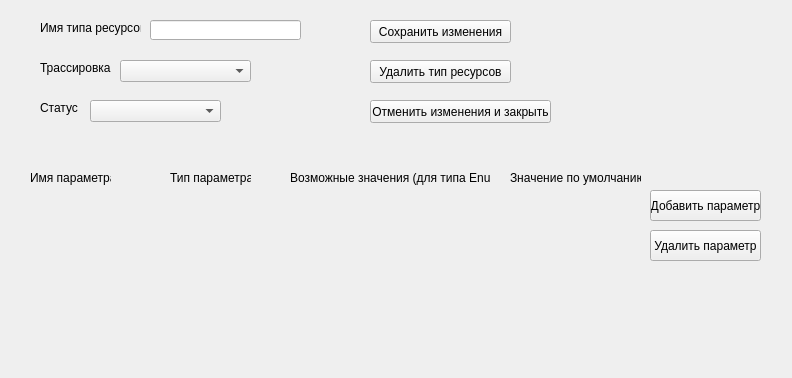
<?xml version="1.0" encoding="UTF-8"?>
<ui version="4.0">
 <class>FormEditTypeResource</class>
 <widget class="QWidget" name="FormEditTypeResource">
  <property name="geometry">
   <rect>
    <x>0</x>
    <y>0</y>
    <width>792</width>
    <height>378</height>
   </rect>
  </property>
  <property name="windowTitle">
   <string>Изменение типа ресурсов</string>
  </property>
  <widget class="QLabel" name="label">
   <property name="geometry">
    <rect>
     <x>40</x>
     <y>20</y>
     <width>101</width>
     <height>16</height>
    </rect>
   </property>
   <property name="text">
    <string>Имя типа ресурсов</string>
   </property>
  </widget>
  <widget class="QLabel" name="label_2">
   <property name="geometry">
    <rect>
     <x>40</x>
     <y>60</y>
     <width>71</width>
     <height>16</height>
    </rect>
   </property>
   <property name="text">
    <string>Трассировка</string>
   </property>
  </widget>
  <widget class="QLabel" name="label_3">
   <property name="geometry">
    <rect>
     <x>40</x>
     <y>100</y>
     <width>41</width>
     <height>16</height>
    </rect>
   </property>
   <property name="text">
    <string>Статус</string>
   </property>
  </widget>
  <widget class="QLineEdit" name="fldTypeName">
   <property name="geometry">
    <rect>
     <x>150</x>
     <y>20</y>
     <width>151</width>
     <height>20</height>
    </rect>
   </property>
  </widget>
  <widget class="QComboBox" name="cmbTrase">
   <property name="geometry">
    <rect>
     <x>120</x>
     <y>60</y>
     <width>131</width>
     <height>22</height>
    </rect>
   </property>
  </widget>
  <widget class="QComboBox" name="cmbTime">
   <property name="geometry">
    <rect>
     <x>90</x>
     <y>100</y>
     <width>131</width>
     <height>22</height>
    </rect>
   </property>
  </widget>
  <widget class="QPushButton" name="pushButton">
   <property name="geometry">
    <rect>
     <x>370</x>
     <y>20</y>
     <width>141</width>
     <height>23</height>
    </rect>
   </property>
   <property name="text">
    <string>Сохранить изменения</string>
   </property>
  </widget>
  <widget class="QPushButton" name="pushButton_2">
   <property name="geometry">
    <rect>
     <x>370</x>
     <y>60</y>
     <width>141</width>
     <height>23</height>
    </rect>
   </property>
   <property name="text">
    <string>Удалить тип ресурсов</string>
   </property>
  </widget>
  <widget class="QPushButton" name="pushButton_3">
   <property name="geometry">
    <rect>
     <x>370</x>
     <y>100</y>
     <width>181</width>
     <height>23</height>
    </rect>
   </property>
   <property name="text">
    <string>Отменить изменения и закрыть</string>
   </property>
  </widget>
  <widget class="QLabel" name="label_4">
   <property name="geometry">
    <rect>
     <x>30</x>
     <y>170</y>
     <width>81</width>
     <height>16</height>
    </rect>
   </property>
   <property name="text">
    <string>Имя параметра</string>
   </property>
  </widget>
  <widget class="QLabel" name="label_5">
   <property name="geometry">
    <rect>
     <x>170</x>
     <y>170</y>
     <width>81</width>
     <height>16</height>
    </rect>
   </property>
   <property name="text">
    <string>Тип параметра</string>
   </property>
  </widget>
  <widget class="QLabel" name="label_6">
   <property name="geometry">
    <rect>
     <x>290</x>
     <y>170</y>
     <width>201</width>
     <height>16</height>
    </rect>
   </property>
   <property name="text">
    <string>Возможные значения (для типа Enum)</string>
   </property>
  </widget>
  <widget class="QLabel" name="label_7">
   <property name="geometry">
    <rect>
     <x>510</x>
     <y>170</y>
     <width>131</width>
     <height>16</height>
    </rect>
   </property>
   <property name="text">
    <string>Значение по умолчанию</string>
   </property>
  </widget>
  <widget class="QPushButton" name="pushButton_4">
   <property name="geometry">
    <rect>
     <x>650</x>
     <y>190</y>
     <width>111</width>
     <height>31</height>
    </rect>
   </property>
   <property name="text">
    <string>Добавить параметр</string>
   </property>
  </widget>
  <widget class="QPushButton" name="pushButton_5">
   <property name="geometry">
    <rect>
     <x>650</x>
     <y>230</y>
     <width>111</width>
     <height>31</height>
    </rect>
   </property>
   <property name="text">
    <string>Удалить параметр</string>
   </property>
  </widget>
 </widget>
 <resources/>
 <connections/>
</ui>
